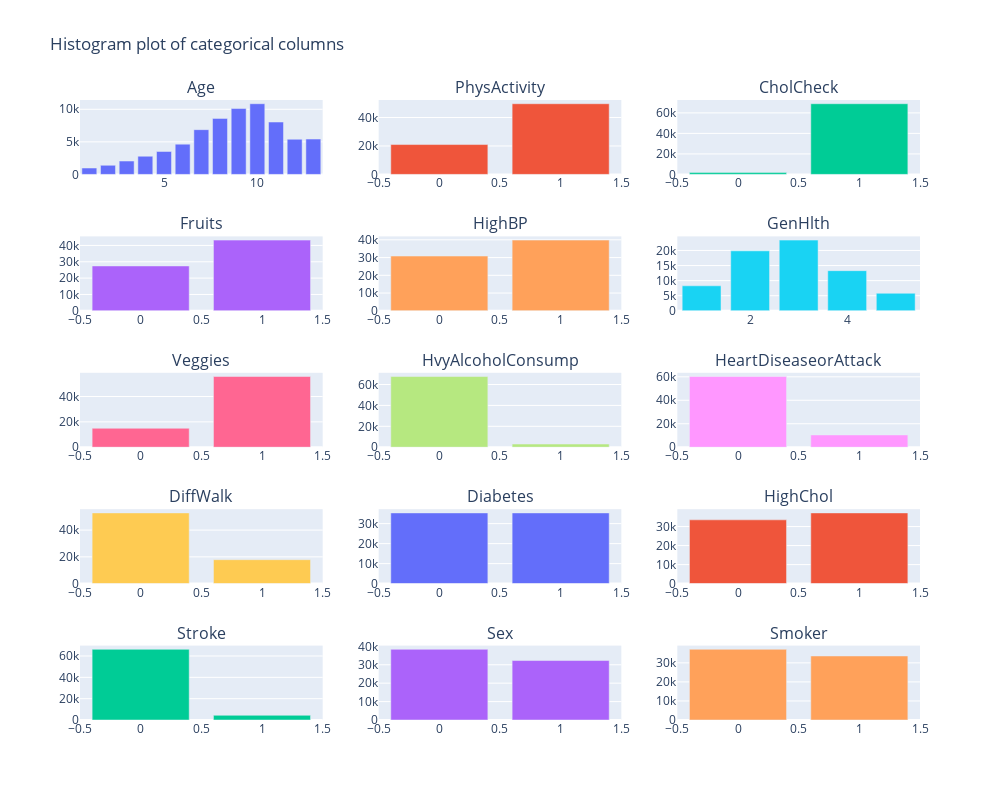

Notebook source saved alongside this figure:
### Code cell
n_cols = 3
n_rows = n_rows = int(np.ceil(len(categorical_d.copy()) / n_cols))

"""Histogram using plotly"""
fig = make_subplots(rows=n_rows, cols=n_cols,
                    subplot_titles=tuple(categorical_d.copy()))

for i, col in enumerate(categorical_d.copy()):
    counts = data_dict['D'][col].value_counts()
    fig.add_trace(go.Bar(name=col, x=counts.index, y=counts.values), 
                  row=i//n_cols + 1,
                  col=i%n_cols + 1)

fig.update_layout(title="Histogram plot of categorical columns",
                 height=800,
                 width=1000,
                 showlegend=False)

### Figure 1 — Plotly figure (JSON) as saved in the notebook; plotly's stock layout.template omitted (floating-point values rounded to 4 significant figures)
{"data": [{"name": "Age", "type": "bar", "x": [10, 9, 8, 11, 7, 13, 12, 6, 5, 4, 3, 2, 1], "xaxis": "x", "y": [10856, 10112, 8603, 8044, 6872, 5426, 5394, 4648, 3520, 2793, 2049, 1396, 979], "yaxis": "y"}, {"name": "PhysActivity", "type": "bar", "x": [1, 0], "xaxis": "x2", "y": [49699, 20993], "yaxis": "y2"}, {"name": "CholCheck", "type": "bar", "x": [1, 0], "xaxis": "x3", "y": [68943, 1749], "yaxis": "y3"}, {"name": "Fruits", "type": "bar", "x": [1, 0], "xaxis": "x4", "y": [43249, 27443], "yaxis": "y4"}, {"name": "HighBP", "type": "bar", "x": [1, 0], "xaxis": "x5", "y": [39832, 30860], "yaxis": "y5"}, {"name": "GenHlth", "type": "bar", "x": [3, 2, 4, 1, 5], "xaxis": "x6", "y": [23427, 19872, 13303, 8282, 5808], "yaxis": "y6"}, {"name": "Veggies", "type": "bar", "x": [1, 0], "xaxis": "x7", "y": [55760, 14932], "yaxis": "y7"}, {"name": "HvyAlcoholConsump", "type": "bar", "x": [0, 1], "xaxis": "x8", "y": [67672, 3020], "yaxis": "y8"}, {"name": "HeartDiseaseorAttack", "type": "bar", "x": [0, 1], "xaxis": "x9", "y": [60243, 10449], "yaxis": "y9"}, {"name": "DiffWalk", "type": "bar", "x": [0, 1], "xaxis": "x10", "y": [52826, 17866], "yaxis": "y10"}, {"name": "Diabetes", "type": "bar", "x": [0, 1], "xaxis": "x11", "y": [35346, 35346], "yaxis": "y11"}, {"name": "HighChol", "type": "bar", "x": [1, 0], "xaxis": "x12", "y": [37163, 33529], "yaxis": "y12"}, {"name": "Stroke", "type": "bar", "x": [0, 1], "xaxis": "x13", "y": [66297, 4395], "yaxis": "y13"}, {"name": "Sex", "type": "bar", "x": [0, 1], "xaxis": "x14", "y": [38386, 32306], "yaxis": "y14"}, {"name": "Smoker", "type": "bar", "x": [0, 1], "xaxis": "x15", "y": [37094, 33598], "yaxis": "y15"}], "layout": {"annotations": [{"font": {"size": 16}, "showarrow": false, "text": "Age", "x": 0.1444, "xanchor": "center", "xref": "paper", "y": 1, "yanchor": "bottom", "yref": "paper"}, {"font": {"size": 16}, "showarrow": false, "text": "PhysActivity", "x": 0.5, "xanchor": "center", "xref": "paper", "y": 1, "yanchor": "bottom", "yref": "paper"}, {"font": {"size": 16}, "showarrow": false, "text": "CholCheck", "x": 0.8556, "xanchor": "center", "xref": "paper", "y": 1, "yanchor": "bottom", "yref": "paper"}, {"font": {"size": 16}, "showarrow": false, "text": "Fruits", "x": 0.1444, "xanchor": "center", "xref": "paper", "y": 0.78, "yanchor": "bottom", "yref": "paper"}, {"font": {"size": 16}, "showarrow": false, "text": "HighBP", "x": 0.5, "xanchor": "center", "xref": "paper", "y": 0.78, "yanchor": "bottom", "yref": "paper"}, {"font": {"size": 16}, "showarrow": false, "text": "GenHlth", "x": 0.8556, "xanchor": "center", "xref": "paper", "y": 0.78, "yanchor": "bottom", "yref": "paper"}, {"font": {"size": 16}, "showarrow": false, "text": "Veggies", "x": 0.1444, "xanchor": "center", "xref": "paper", "y": 0.56, "yanchor": "bottom", "yref": "paper"}, {"font": {"size": 16}, "showarrow": false, "text": "HvyAlcoholConsump", "x": 0.5, "xanchor": "center", "xref": "paper", "y": 0.56, "yanchor": "bottom", "yref": "paper"}, {"font": {"size": 16}, "showarrow": false, "text": "HeartDiseaseorAttack", "x": 0.8556, "xanchor": "center", "xref": "paper", "y": 0.56, "yanchor": "bottom", "yref": "paper"}, {"font": {"size": 16}, "showarrow": false, "text": "DiffWalk", "x": 0.1444, "xanchor": "center", "xref": "paper", "y": 0.34, "yanchor": "bottom", "yref": "paper"}, {"font": {"size": 16}, "showarrow": false, "text": "Diabetes", "x": 0.5, "xanchor": "center", "xref": "paper", "y": 0.34, "yanchor": "bottom", "yref": "paper"}, {"font": {"size": 16}, "showarrow": false, "text": "HighChol", "x": 0.8556, "xanchor": "center", "xref": "paper", "y": 0.34, "yanchor": "bottom", "yref": "paper"}, {"font": {"size": 16}, "showarrow": false, "text": "Stroke", "x": 0.1444, "xanchor": "center", "xref": "paper", "y": 0.12, "yanchor": "bottom", "yref": "paper"}, {"font": {"size": 16}, "showarrow": false, "text": "Sex", "x": 0.5, "xanchor": "center", "xref": "paper", "y": 0.12, "yanchor": "bottom", "yref": "paper"}, {"font": {"size": 16}, "showarrow": false, "text": "Smoker", "x": 0.8556, "xanchor": "center", "xref": "paper", "y": 0.12, "yanchor": "bottom", "yref": "paper"}], "height": 800, "showlegend": false, "title": {"text": "Histogram plot of categorical columns"}, "width": 1000, "xaxis": {"anchor": "y", "domain": [0, 0.2889]}, "xaxis10": {"anchor": "y10", "domain": [0, 0.2889]}, "xaxis11": {"anchor": "y11", "domain": [0.3556, 0.6444]}, "xaxis12": {"anchor": "y12", "domain": [0.7111, 1]}, "xaxis13": {"anchor": "y13", "domain": [0, 0.2889]}, "xaxis14": {"anchor": "y14", "domain": [0.3556, 0.6444]}, "xaxis15": {"anchor": "y15", "domain": [0.7111, 1]}, "xaxis2": {"anchor": "y2", "domain": [0.3556, 0.6444]}, "xaxis3": {"anchor": "y3", "domain": [0.7111, 1]}, "xaxis4": {"anchor": "y4", "domain": [0, 0.2889]}, "xaxis5": {"anchor": "y5", "domain": [0.3556, 0.6444]}, "xaxis6": {"anchor": "y6", "domain": [0.7111, 1]}, "xaxis7": {"anchor": "y7", "domain": [0, 0.2889]}, "xaxis8": {"anchor": "y8", "domain": [0.3556, 0.6444]}, "xaxis9": {"anchor": "y9", "domain": [0.7111, 1]}, "yaxis": {"anchor": "x", "domain": [0.88, 1]}, "yaxis10": {"anchor": "x10", "domain": [0.22, 0.34]}, "yaxis11": {"anchor": "x11", "domain": [0.22, 0.34]}, "yaxis12": {"anchor": "x12", "domain": [0.22, 0.34]}, "yaxis13": {"anchor": "x13", "domain": [0, 0.12]}, "yaxis14": {"anchor": "x14", "domain": [0, 0.12]}, "yaxis15": {"anchor": "x15", "domain": [0, 0.12]}, "yaxis2": {"anchor": "x2", "domain": [0.88, 1]}, "yaxis3": {"anchor": "x3", "domain": [0.88, 1]}, "yaxis4": {"anchor": "x4", "domain": [0.66, 0.78]}, "yaxis5": {"anchor": "x5", "domain": [0.66, 0.78]}, "yaxis6": {"anchor": "x6", "domain": [0.66, 0.78]}, "yaxis7": {"anchor": "x7", "domain": [0.44, 0.56]}, "yaxis8": {"anchor": "x8", "domain": [0.44, 0.56]}, "yaxis9": {"anchor": "x9", "domain": [0.44, 0.56]}}}
